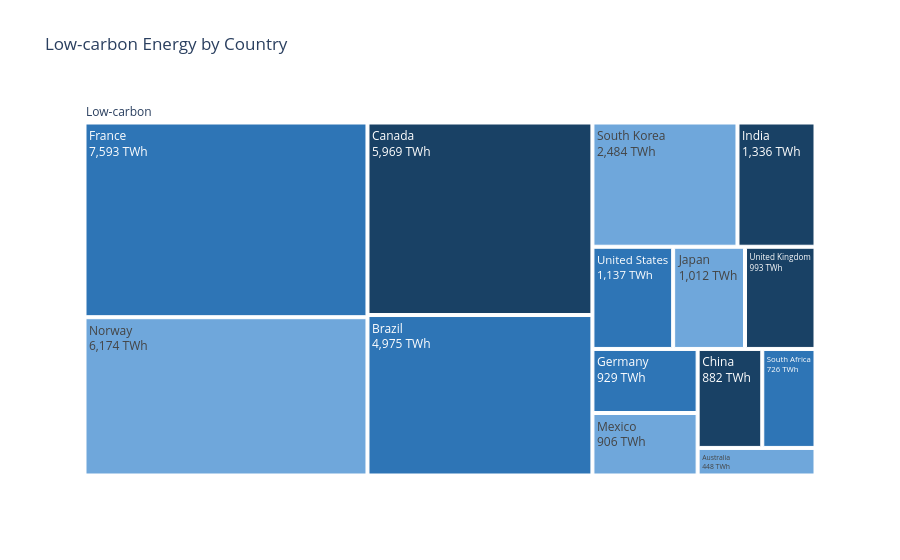
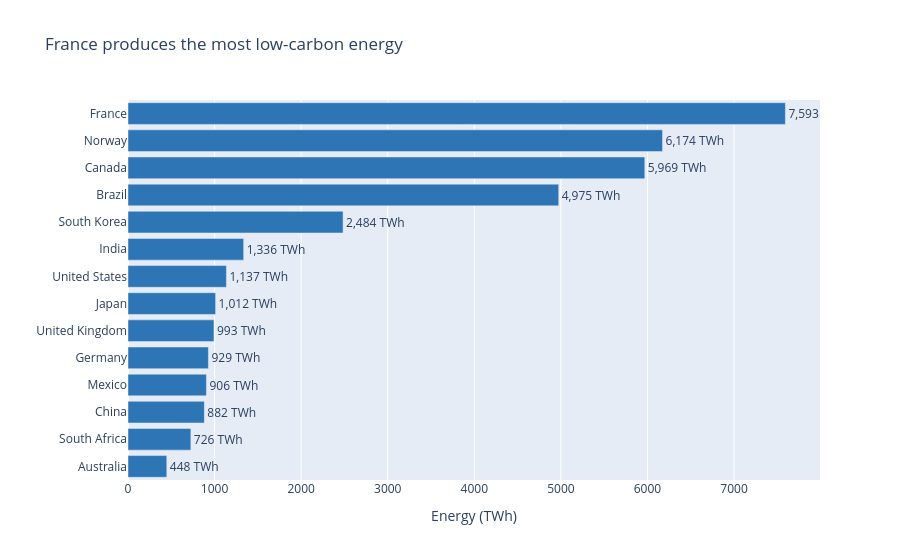

Notebook code cell kept with these figures, in order:
### Markdown cell above
## Task 2 — Treemap vs bar: low-carbon energy by country

**What to build:** Build **both** a treemap and a horizontal bar chart showing total low-carbon TWh (Nuclear + Hydro) per country. Then answer the question in a markdown cell below.

**Requirements:**
- Filter to `Source_Type == 'Low-carbon'` and aggregate TWh by country
- Treemap: single-level `path=['All', 'Country']` with a dummy root node labelled `'Low-carbon'`
- Bar chart: sorted by TWh, horizontal orientation, CVD-safe colour
- Both charts show TWh values, not percentages
- Insight title on the bar chart naming the leading country

### Code cell
# Task 2 — charts
# YOUR CODE HERE

df_low = df.loc[df['Source_Type'] == 'Low-carbon'].copy()

low_country = df_low.groupby('Country')['TWh'].sum().reset_index()

low_country['All'] = 'Low-carbon'

top_country = low_country.loc[
    low_country['TWh'].idxmax(), 'Country'
]

fig = px.treemap(
    low_country,
    path=['All', 'Country'],
    values='TWh',
    color_discrete_sequence=['#2E75B6'],
    title='Low-carbon Energy by Country'
)

fig.update_traces(
    textinfo='label+value',
    texttemplate='%{label}<br>%{value:,.0f} TWh'
)

fig.show()


low_country = low_country.sort_values(
    'TWh',
    ascending=True
)

fig = px.bar(
    low_country,
    x='TWh',
    y='Country',
    orientation='h',
    color_discrete_sequence=['#2E75B6'],
    title=f'{top_country} produces the most low-carbon energy'
)

fig.update_traces(
    texttemplate='%{x:,.0f} TWh',
    textposition='outside'
)

fig.update_layout(
    xaxis_title='Energy (TWh)',
    yaxis_title=''
)

fig.show()

### Figure 1 — Plotly figure (JSON) as saved in the notebook; plotly's stock layout.template omitted (floating-point values rounded to 4 significant figures)
{"data": [{"branchvalues": "total", "domain": {"x": [0, 1], "y": [0, 1]}, "hovertemplate": "labels=%{label}<br>TWh=%{value}<br>parent=%{parent}<br>id=%{id}<extra></extra>", "ids": ["Low-carbon/Australia", "Low-carbon/Brazil", "Low-carbon/Canada", "Low-carbon/China", "Low-carbon/France", "Low-carbon/Germany", "Low-carbon/India", "Low-carbon/Japan", "Low-carbon/Mexico", "Low-carbon/Norway", "Low-carbon/South Africa", "Low-carbon/South Korea", "Low-carbon/United Kingdom", "Low-carbon/United States", "Low-carbon"], "labels": ["Australia", "Brazil", "Canada", "China", "France", "Germany", "India", "Japan", "Mexico", "Norway", "South Africa", "South Korea", "United Kingdom", "United States", "Low-carbon"], "name": "", "parents": ["Low-carbon", "Low-carbon", "Low-carbon", "Low-carbon", "Low-carbon", "Low-carbon", "Low-carbon", "Low-carbon", "Low-carbon", "Low-carbon", "Low-carbon", "Low-carbon", "Low-carbon", "Low-carbon", ""], "textinfo": "label+value", "texttemplate": "%{label}<br>%{value:,.0f} TWh", "type": "treemap", "values": [448.0, 4975.0, 5969.0, 882.0, 7593.0, 929.0, 1336.0, 1012.0, 906.0, 6174.0, 726.0, 2484.0, 993.0, 1137.0, 35560.0]}], "layout": {"legend": {"tracegroupgap": 0}, "title": {"text": "Low-carbon Energy by Country"}, "treemapcolorway": ["#2E75B6"]}}

### Figure 2 — Plotly figure (JSON) as saved in the notebook; plotly's stock layout.template omitted (floating-point values rounded to 4 significant figures)
{"data": [{"hovertemplate": "TWh=%{x}<br>Country=%{y}<extra></extra>", "legendgroup": "", "marker": {"color": "#2E75B6", "pattern": {"shape": ""}}, "name": "", "orientation": "h", "showlegend": false, "textposition": "outside", "texttemplate": "%{x:,.0f} TWh", "type": "bar", "x": [448.0, 726.0, 882.0, 906.0, 929.0, 993.0, 1012.0, 1137.0, 1336.0, 2484.0, 4975.0, 5969.0, 6174.0, 7593.0], "xaxis": "x", "y": ["Australia", "South Africa", "China", "Mexico", "Germany", "United Kingdom", "Japan", "United States", "India", "South Korea", "Brazil", "Canada", "Norway", "France"], "yaxis": "y"}], "layout": {"barmode": "relative", "legend": {"tracegroupgap": 0}, "title": {"text": "France produces the most low-carbon energy"}, "xaxis": {"anchor": "y", "domain": [0, 1], "title": {"text": "Energy (TWh)"}}, "yaxis": {"anchor": "x", "domain": [0, 1], "title": {"text": ""}}}}
